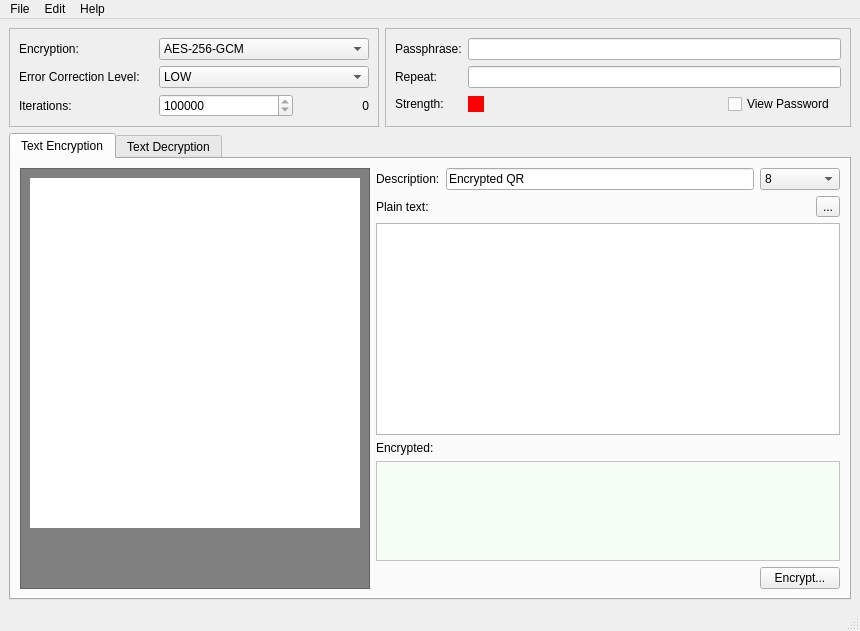
<?xml version="1.0" encoding="UTF-8"?>
<ui version="4.0">
 <class>MainWindow</class>
 <widget class="QMainWindow" name="MainWindow">
  <property name="geometry">
   <rect>
    <x>0</x>
    <y>0</y>
    <width>860</width>
    <height>631</height>
   </rect>
  </property>
  <property name="windowTitle">
   <string>QR Text Encryptor</string>
  </property>
  <property name="windowIcon">
   <iconset resource="../qrc.qrc">
    <normaloff>:/img/qrencryptor.png</normaloff>:/img/qrencryptor.png</iconset>
  </property>
  <widget class="QWidget" name="centralwidget">
   <layout class="QGridLayout" name="gridLayout_6">
    <item row="0" column="0">
     <widget class="QFrame" name="frame_3">
      <property name="minimumSize">
       <size>
        <width>370</width>
        <height>0</height>
       </size>
      </property>
      <property name="frameShape">
       <enum>QFrame::StyledPanel</enum>
      </property>
      <property name="frameShadow">
       <enum>QFrame::Raised</enum>
      </property>
      <layout class="QGridLayout" name="gridLayout_5">
       <item row="3" column="0">
        <widget class="QLabel" name="label_7">
         <property name="text">
          <string>Iterations:</string>
         </property>
        </widget>
       </item>
       <item row="0" column="0">
        <widget class="QLabel" name="label_4">
         <property name="text">
          <string>Encryption:</string>
         </property>
        </widget>
       </item>
       <item row="1" column="1" colspan="2">
        <widget class="QComboBox" name="comboBox_errorCorrectionLevel">
         <item>
          <property name="text">
           <string>LOW</string>
          </property>
         </item>
         <item>
          <property name="text">
           <string>MEDIUM</string>
          </property>
         </item>
         <item>
          <property name="text">
           <string>QUARTILE</string>
          </property>
         </item>
         <item>
          <property name="text">
           <string>HIGH</string>
          </property>
         </item>
        </widget>
       </item>
       <item row="0" column="1" colspan="2">
        <widget class="QComboBox" name="comboBox">
         <item>
          <property name="text">
           <string>AES-256-GCM</string>
          </property>
         </item>
        </widget>
       </item>
       <item row="3" column="2">
        <widget class="QLabel" name="label_iterations">
         <property name="sizePolicy">
          <sizepolicy hsizetype="Preferred" vsizetype="Preferred">
           <horstretch>0</horstretch>
           <verstretch>0</verstretch>
          </sizepolicy>
         </property>
         <property name="maximumSize">
          <size>
           <width>70</width>
           <height>16777215</height>
          </size>
         </property>
         <property name="text">
          <string>0</string>
         </property>
         <property name="alignment">
          <set>Qt::AlignRight|Qt::AlignTrailing|Qt::AlignVCenter</set>
         </property>
        </widget>
       </item>
       <item row="1" column="0">
        <widget class="QLabel" name="label_5">
         <property name="text">
          <string>Error Correction Level:</string>
         </property>
        </widget>
       </item>
       <item row="3" column="1">
        <widget class="QSpinBox" name="spinBox_iterations">
         <property name="minimum">
          <number>100000</number>
         </property>
         <property name="maximum">
          <number>10000000</number>
         </property>
         <property name="singleStep">
          <number>100000</number>
         </property>
        </widget>
       </item>
      </layout>
     </widget>
    </item>
    <item row="0" column="1">
     <widget class="QFrame" name="frame_2">
      <property name="minimumSize">
       <size>
        <width>370</width>
        <height>0</height>
       </size>
      </property>
      <property name="frameShape">
       <enum>QFrame::StyledPanel</enum>
      </property>
      <property name="frameShadow">
       <enum>QFrame::Raised</enum>
      </property>
      <layout class="QGridLayout" name="gridLayout">
       <item row="2" column="2">
        <spacer name="horizontalSpacer_4">
         <property name="orientation">
          <enum>Qt::Horizontal</enum>
         </property>
         <property name="sizeHint" stdset="0">
          <size>
           <width>40</width>
           <height>20</height>
          </size>
         </property>
        </spacer>
       </item>
       <item row="2" column="0">
        <widget class="QLabel" name="label_6">
         <property name="text">
          <string>Strength:</string>
         </property>
        </widget>
       </item>
       <item row="2" column="1">
        <widget class="QLabel" name="label_strength">
         <property name="minimumSize">
          <size>
           <width>16</width>
           <height>16</height>
          </size>
         </property>
         <property name="maximumSize">
          <size>
           <width>16</width>
           <height>16</height>
          </size>
         </property>
         <property name="styleSheet">
          <string notr="true">background-color:red;</string>
         </property>
         <property name="text">
          <string/>
         </property>
        </widget>
       </item>
       <item row="1" column="0">
        <widget class="QLabel" name="label_Pass_2">
         <property name="text">
          <string>Repeat:</string>
         </property>
        </widget>
       </item>
       <item row="0" column="0">
        <widget class="QLabel" name="label_Pass_1">
         <property name="text">
          <string>Passphrase:</string>
         </property>
        </widget>
       </item>
       <item row="0" column="1" colspan="4">
        <widget class="QLineEdit" name="lineEdit_Pass_1">
         <property name="echoMode">
          <enum>QLineEdit::Password</enum>
         </property>
        </widget>
       </item>
       <item row="1" column="1" colspan="4">
        <widget class="QLineEdit" name="lineEdit_Pass_2">
         <property name="echoMode">
          <enum>QLineEdit::Password</enum>
         </property>
        </widget>
       </item>
       <item row="2" column="3">
        <widget class="QCheckBox" name="checkBox_visiblePass">
         <property name="text">
          <string>View Password</string>
         </property>
        </widget>
       </item>
      </layout>
     </widget>
    </item>
    <item row="1" column="0" colspan="2">
     <widget class="QTabWidget" name="tabWidget">
      <property name="currentIndex">
       <number>0</number>
      </property>
      <widget class="QWidget" name="tab_encoding">
       <attribute name="title">
        <string>Text Encryption</string>
       </attribute>
       <layout class="QGridLayout" name="gridLayout_2">
        <item row="0" column="1">
         <widget class="QLabel" name="label">
          <property name="sizePolicy">
           <sizepolicy hsizetype="Maximum" vsizetype="Preferred">
            <horstretch>0</horstretch>
            <verstretch>0</verstretch>
           </sizepolicy>
          </property>
          <property name="text">
           <string>Description:</string>
          </property>
         </widget>
        </item>
        <item row="1" column="4">
         <widget class="QToolButton" name="toolButton_clear_encoding">
          <property name="text">
           <string>...</string>
          </property>
          <property name="icon">
           <iconset theme="edit-clear">
            <normaloff>.</normaloff>.</iconset>
          </property>
         </widget>
        </item>
        <item row="3" column="1">
         <widget class="QLabel" name="label_2">
          <property name="text">
           <string>Encrypted:</string>
          </property>
         </widget>
        </item>
        <item row="0" column="2">
         <widget class="QLineEdit" name="lineEdit_description">
          <property name="text">
           <string>Encrypted QR</string>
          </property>
         </widget>
        </item>
        <item row="1" column="1">
         <widget class="QLabel" name="label_3">
          <property name="text">
           <string>Plain text:</string>
          </property>
         </widget>
        </item>
        <item row="2" column="1" colspan="4">
         <widget class="QPlainTextEdit" name="plainTextEdit_PlainTextToEncode">
          <property name="styleSheet">
           <string notr="true">font: 10pt &quot;Courier 10 Pitch [bitstream]&quot;;</string>
          </property>
         </widget>
        </item>
        <item row="4" column="1" colspan="4">
         <widget class="QPlainTextEdit" name="plainTextEdit_Encoded">
          <property name="maximumSize">
           <size>
            <width>16777215</width>
            <height>100</height>
           </size>
          </property>
          <property name="styleSheet">
           <string notr="true">background-color: rgb(245, 255, 245);</string>
          </property>
          <property name="readOnly">
           <bool>true</bool>
          </property>
         </widget>
        </item>
        <item row="0" column="3" colspan="2">
         <widget class="QComboBox" name="comboBox_textSize">
          <item>
           <property name="text">
            <string>8</string>
           </property>
          </item>
          <item>
           <property name="text">
            <string>10</string>
           </property>
          </item>
          <item>
           <property name="text">
            <string>12</string>
           </property>
          </item>
          <item>
           <property name="text">
            <string>14</string>
           </property>
          </item>
          <item>
           <property name="text">
            <string>16</string>
           </property>
          </item>
          <item>
           <property name="text">
            <string>20</string>
           </property>
          </item>
         </widget>
        </item>
        <item row="1" column="2" colspan="2">
         <spacer name="horizontalSpacer">
          <property name="orientation">
           <enum>Qt::Horizontal</enum>
          </property>
          <property name="sizeHint" stdset="0">
           <size>
            <width>339</width>
            <height>20</height>
           </size>
          </property>
         </spacer>
        </item>
        <item row="5" column="3" colspan="2">
         <widget class="QPushButton" name="pushButton_encrypt">
          <property name="text">
           <string>Encrypt...</string>
          </property>
          <property name="icon">
           <iconset resource="../qrc.qrc">
            <normaloff>:/img/logo.png</normaloff>:/img/logo.png</iconset>
          </property>
         </widget>
        </item>
        <item row="5" column="1" colspan="2">
         <spacer name="horizontalSpacer_3">
          <property name="orientation">
           <enum>Qt::Horizontal</enum>
          </property>
          <property name="sizeHint" stdset="0">
           <size>
            <width>40</width>
            <height>20</height>
           </size>
          </property>
         </spacer>
        </item>
        <item row="0" column="0" rowspan="6">
         <widget class="QFrame" name="frame">
          <property name="minimumSize">
           <size>
            <width>350</width>
            <height>370</height>
           </size>
          </property>
          <property name="styleSheet">
           <string notr="true">background-color: gray;</string>
          </property>
          <property name="frameShape">
           <enum>QFrame::StyledPanel</enum>
          </property>
          <property name="frameShadow">
           <enum>QFrame::Raised</enum>
          </property>
          <layout class="QGridLayout" name="gridLayout_4">
           <item row="1" column="0">
            <spacer name="verticalSpacer">
             <property name="orientation">
              <enum>Qt::Vertical</enum>
             </property>
             <property name="sizeHint" stdset="0">
              <size>
               <width>20</width>
               <height>40</height>
              </size>
             </property>
            </spacer>
           </item>
           <item row="0" column="0">
            <widget class="QLabel" name="label_qr">
             <property name="minimumSize">
              <size>
               <width>300</width>
               <height>350</height>
              </size>
             </property>
             <property name="styleSheet">
              <string notr="true">background-color: white;</string>
             </property>
             <property name="text">
              <string/>
             </property>
             <property name="scaledContents">
              <bool>false</bool>
             </property>
             <property name="alignment">
              <set>Qt::AlignCenter</set>
             </property>
            </widget>
           </item>
          </layout>
         </widget>
        </item>
       </layout>
      </widget>
      <widget class="QWidget" name="tab_decoding">
       <attribute name="title">
        <string>Text Decryption</string>
       </attribute>
       <layout class="QGridLayout" name="gridLayout_3">
        <item row="1" column="2">
         <widget class="QPushButton" name="pushButton_Decode">
          <property name="text">
           <string>Decode from Base64</string>
          </property>
          <property name="icon">
           <iconset resource="../qrc.qrc">
            <normaloff>:/img/b64.png</normaloff>:/img/b64.png</iconset>
          </property>
         </widget>
        </item>
        <item row="1" column="1">
         <spacer name="horizontalSpacer_2">
          <property name="orientation">
           <enum>Qt::Horizontal</enum>
          </property>
          <property name="sizeHint" stdset="0">
           <size>
            <width>267</width>
            <height>20</height>
           </size>
          </property>
         </spacer>
        </item>
        <item row="1" column="0">
         <widget class="QToolButton" name="toolButton_clear_decoding">
          <property name="text">
           <string>...</string>
          </property>
          <property name="icon">
           <iconset theme="edit-clear">
            <normaloff>.</normaloff>.</iconset>
          </property>
         </widget>
        </item>
        <item row="0" column="0" colspan="3">
         <widget class="QPlainTextEdit" name="plainTextEdit_TextToDecode">
          <property name="styleSheet">
           <string notr="true">font: 10pt &quot;Courier 10 Pitch [bitstream]&quot;;</string>
          </property>
         </widget>
        </item>
       </layout>
      </widget>
     </widget>
    </item>
   </layout>
  </widget>
  <widget class="QMenuBar" name="menubar">
   <property name="geometry">
    <rect>
     <x>0</x>
     <y>0</y>
     <width>860</width>
     <height>23</height>
    </rect>
   </property>
   <widget class="QMenu" name="menuFile">
    <property name="title">
     <string>File</string>
    </property>
    <addaction name="actionPrint"/>
    <addaction name="separator"/>
    <addaction name="actionE_xit"/>
   </widget>
   <widget class="QMenu" name="menuEdit">
    <property name="title">
     <string>Edit</string>
    </property>
    <addaction name="actionCopy_QR_to_Clipboard"/>
   </widget>
   <widget class="QMenu" name="menuHelp">
    <property name="title">
     <string>Help</string>
    </property>
    <addaction name="actionAbout"/>
   </widget>
   <addaction name="menuFile"/>
   <addaction name="menuEdit"/>
   <addaction name="menuHelp"/>
  </widget>
  <widget class="QStatusBar" name="statusbar"/>
  <action name="actionE_xit">
   <property name="icon">
    <iconset theme="application-exit">
     <normaloff>.</normaloff>.</iconset>
   </property>
   <property name="text">
    <string>E&amp;xit</string>
   </property>
  </action>
  <action name="actionPrint">
   <property name="icon">
    <iconset theme="printer">
     <normaloff>.</normaloff>.</iconset>
   </property>
   <property name="text">
    <string>Print...</string>
   </property>
  </action>
  <action name="actionCopy_QR_to_Clipboard">
   <property name="text">
    <string>Copy QR to Clipboard</string>
   </property>
  </action>
  <action name="actionAbout">
   <property name="text">
    <string>About</string>
   </property>
  </action>
 </widget>
 <tabstops>
  <tabstop>lineEdit_Pass_1</tabstop>
  <tabstop>plainTextEdit_PlainTextToEncode</tabstop>
  <tabstop>plainTextEdit_TextToDecode</tabstop>
  <tabstop>pushButton_Decode</tabstop>
 </tabstops>
 <resources>
  <include location="../qrc.qrc"/>
 </resources>
 <connections>
  <connection>
   <sender>actionE_xit</sender>
   <signal>triggered()</signal>
   <receiver>MainWindow</receiver>
   <slot>close()</slot>
   <hints>
    <hint type="sourcelabel">
     <x>-1</x>
     <y>-1</y>
    </hint>
    <hint type="destinationlabel">
     <x>429</x>
     <y>315</y>
    </hint>
   </hints>
  </connection>
 </connections>
</ui>
